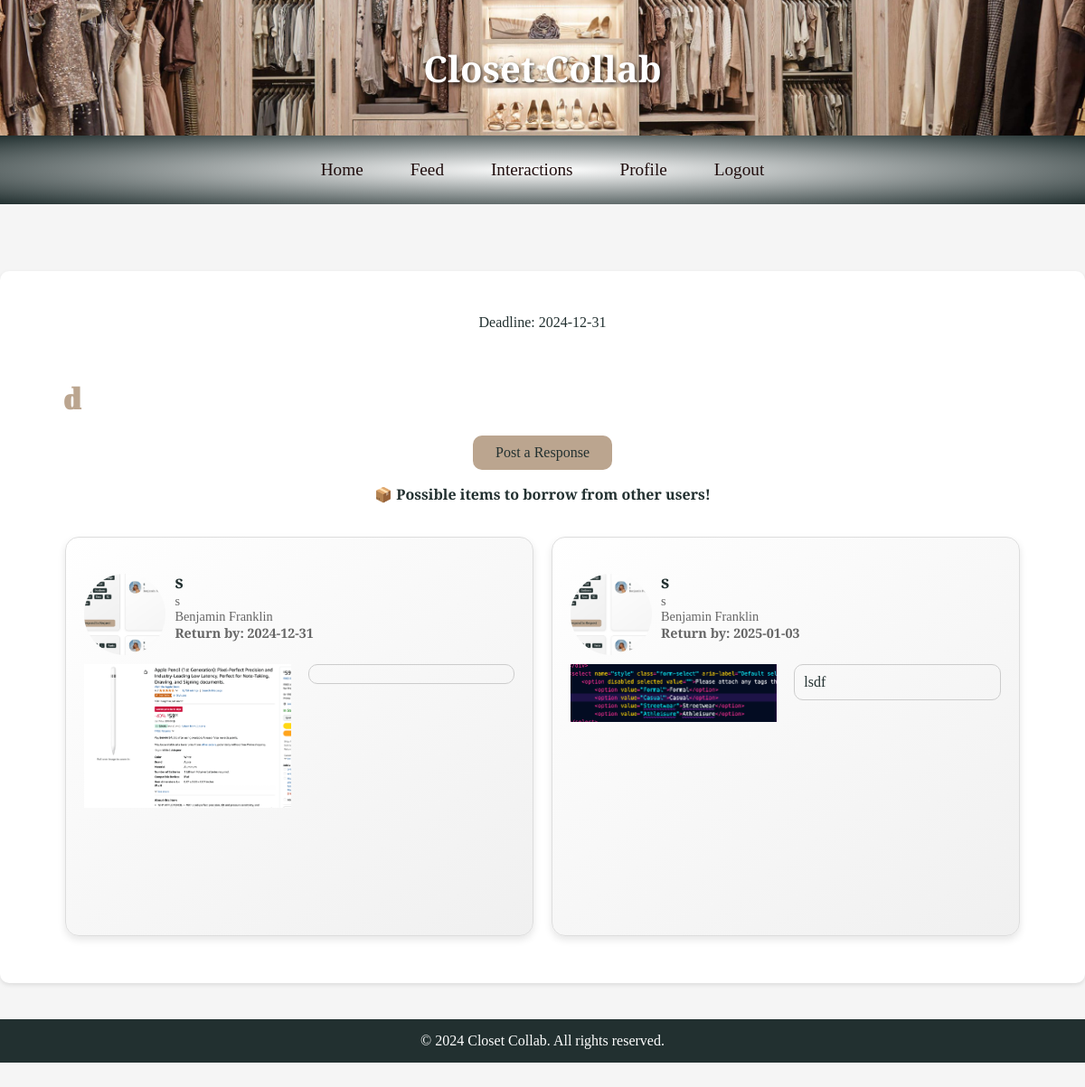
/inquiry/54 (signed in), run on the app's committed database.
### tables this page shows
CREATE TABLE "inquiries" (
    id INTEGER PRIMARY KEY AUTOINCREMENT,
    time_published DATETIME DEFAULT CURRENT_TIMESTAMP NOT NULL,
    request TEXT NOT NULL,
    exp_date DATE NOT NULL,
    accepted TEXT NOT NULL DEFAULT 'no',
    user_id INTEGER NOT NULL,
    FOREIGN KEY(user_id) REFERENCES user(id)
);

CREATE TABLE "responses" (
    id INTEGER PRIMARY KEY AUTOINCREMENT,
    inquiry_id INTEGER NOT NULL,
    prosp_Lender_id INTEGER NOT NULL,
    time_published DATETIME DEFAULT CURRENT_TIMESTAMP NOT NULL,
    reply TEXT NOT NULL, img_path TEXT, lending_exp_date DATE,
    FOREIGN KEY(inquiry_id) REFERENCES inquiries(id),
    FOREIGN KEY(prosp_Lender_id) REFERENCES users(id)
);

CREATE TABLE "users" (
    id INTEGER PRIMARY KEY AUTOINCREMENT,
    username TEXT UNIQUE NOT NULL,
    password TEXT NOT NULL,
    college TEXT NOT NULL,
    email TEXT NOT NULL,
    name TEXT NOT NULL,
    img_path TEXT
);

### app.py (the view, shortened to what this page needs)
@app.route("/inquiry/<int:inquiry_id>", methods=["GET", "POST"])
@login_required
def inquiry(inquiry_id):
    db = get_db()
    inquiry = db.execute("""
       SELECT * FROM inquiries
        WHERE id = ?
    """, (inquiry_id,)).fetchone()
    curUser = session["user_id"]
    is_owner = inquiry["user_id"] == curUser
    db.execute("DELETE FROM responses WHERE lending_exp_date < CURRENT_DATE")
    db.execute("DELETE FROM inquiries WHERE accepted ='no' AND exp_date < CURRENT_DATE")
    db.execute("DELETE FROM tags WHERE inquiry_id NOT IN (SELECT id FROM inquiries)")
    db.execute("DELETE FROM responses WHERE inquiry_id NOT IN (SELECT id FROM inquiries)")
    responses = db.execute(
        "SELECT responses.*, users.name, users.username, users.college, users.img_path AS profile FROM responses JOIN users ON responses.prosp_Lender_id = users.id WHERE responses.inquiry_id = ? ORDER BY responses.time_published DESC", (inquiry_id, )).fetchall();
    inquiry_accepted = db.execute("SELECT accepted FROM inquiries WHERE id = ?", (inquiry_id, )).fetchone()[0]
    db.commit()
    if inquiry_accepted == 'yes':
        lenderId = db.execute("SELECT lender_id FROM interactions WHERE inquiry_id = ?", (inquiry_id, )).fetchone()[0]
        lender_info = get_lender_info(lenderId)
        return render_template("accepted_inquiry.html", lender_info=lender_info)
    else:
        return render_template("inquiry.html", responses=responses, inquiry=inquiry, is_owner=is_owner)

### app.py (called while the page is built)
def get_db():
    if 'db' not in g:
        g.db = sqlite3.connect('closet.db')
        g.db.row_factory = sqlite3.Row
    return g.db

@app.after_request
def after_request(response):
    response.headers["Cache-Control"] = "no-cache, no-store, must-revalidate"
    response.headers["Expires"] = 0
    response.headers["Pragma"] = "no-cache"
    return response

### helpers.py (called while the page is built)
def login_required(f):
    @wraps(f)
    def decorated_function(*args, **kwargs):
        if session.get("user_id") is None:
            return redirect("/login")
        return f(*args, **kwargs)
    return decorated_function

### templates/inquiry.html (shortened to what this page needs)
{% extends "layout.html" %}
{% block main %}
<div class="page-container">
    <p>Deadline: {{inquiry.exp_date}}</p>
    <div class="inquiry_request_with_replies">
        <h2 class="h2">{{inquiry.request}}</h2>
    </div>
    {% if not is_owner %}
    <button id="postRes" type="button" class="btn-primary" data-bs-toggle="modal" data-bs-target="#resMod">
        Post a Response
    </button>
    {% endif %}
    {% if responses %}
        <p class="page-description">📦 Possible items to borrow from other users!</p>
        <div class="responses-container" style="display: flex; flex-wrap: wrap; justify-content: center; gap: 20px; margin: 0 auto;">
            {% for response in responses %}
            <div class="interaction-card" style="flex: 0 0 calc(45% - 10px); min-width: 300px;" id="reply-{{ response.id }}">
                <div class="inquiry-header">
                    <div class="inquiry-user">
                        {% if response.profile %}
                            <img src="{{ url_for('static', filename=response.profile) }}" alt="User Image" class="user-img" style="width: 90px; height: 90px; margin-top: 20px;">
                        {% else %}
                            <img src="/static/avatar.svg" alt="User Avatar" class="inquiry-avatar">
                        {% endif %}
                        <div class="inquiry-user-info">
                            <h3 class="name">{{ response.name }}</h3>
                            <p class="username">{{ response.username }}</h4>
                            <p class="college">{{ response.college }}</p>
                            <p class="return-date">Return by: {{ response.lending_exp_date }}</p>
                        </div>
                    </div>
                </div>
                <div class="response-image-and-reply">
                    <img src="{{ url_for('static', filename=response.img_path) }}" alt="Item Image" class="item-img">
                    <div class="reply-box">
                        <p>{{ response.reply }}</p>
                    </div>
                </div>
            </div>
            {% endfor %}
        </div>
    {% else %}
        {% if is_owner %}
            <p class="page-description">⏰ Waiting for some responses... Waiting for our users...</p>
        {% endif %}
    {% endif %}
    </div>
{% endblock %}

### templates/layout.html (shortened to what this page needs)
<!DOCTYPE html>
<html lang="en">
<head>
    <link href="{{ url_for('static', filename='style.css') }}" rel="stylesheet">
</head>
<body>
    <div class="header-nav-container">
        <div class="header-img-container">
            <div class="title-container">
                <h1>Closet Collab</h1>
            </div>
        </div>
        <nav class="navbar navbar-container">
            <div class="container-fluid">
                <ul class="navbar-nav" id="navbarNav">
                    <li class="nav-item">
                        <a class="nav-link" href="{{ url_for('index') }}">Home</a>
                    </li>
                    <li class="nav-item">
                        <a class="nav-link" href="{{ url_for('feed') }}">Feed</a>
                    </li>
                    <li class="nav-item">
                        <a class="nav-link" href="{{ url_for('interactions') }}">Interactions</a>
                    </li>
                    <li class="nav-item">
                        <a class="nav-link" href="{{ url_for('profile') }}">Profile</a>
                    </li>
                    {% if not session.user_id %}
                        <li class="nav-item">
                            <a class="nav-link" href="{{ url_for('register') }}">Register</a>
                        </li>
                        <li class="nav-item">
                            <a class="nav-link" href="{{ url_for('login') }}">Login</a>
                        </li>
                    {% elif session.get('user_id') %}
                        <li class="nav-item">
                            <a class="nav-link" href="{{ url_for('logout') }}">Logout</a>
                        </li>
                    {% endif %}
                </ul>
            </div>
        </nav>
    </div>
    <main class="content">
        {% block main %}{% endblock %}
    </main>
    <footer class="footer">
        <p>&copy; 2024 Closet Collab. All rights reserved.</p>
    </footer>
</body>
</html>

### data on the page
inquiries: exp_date "2024-12-31", request "d"
responses: img_path (picture), name "s", username "s", college "Benjamin Franklin", lending_exp_date "2024-12-31"
responses: img_path (picture), name "s", username "s", college "Benjamin Franklin", lending_exp_date "2025-01-03", reply "lsdf"
